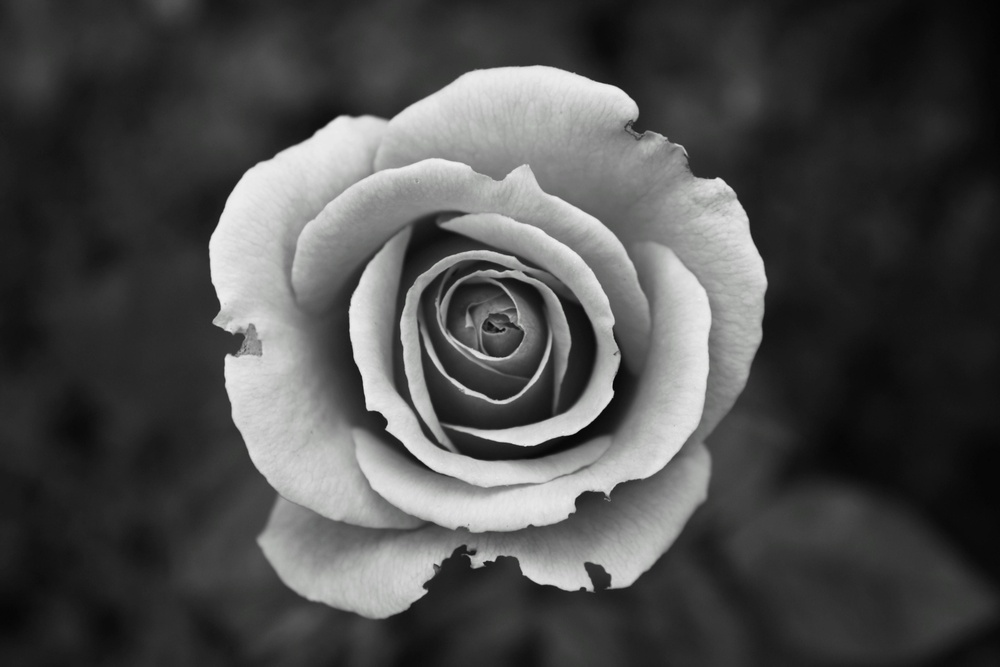
#> input picture B22AI108/EP-2/image.jpg, 1000 x 667 px, shrunk from 4272 x 2848 before the run
$ python EP-2.6.py
#> lines starting #> are read from the running program, lines starting #| are printed output that depends on the picture
import cv2
import numpy as np

def histogram_equalization(img):
    hist, bins = np.histogram(img.flatten(), 256, [0, 256])
#> hist = 256 values, max 16542 at index 26, min 0 at index 0, mean 2605.5; bins = 257 values from 0 to 256
    cdf = hist.cumsum()
#> cdf = 256 values from 0 to 667000
    cdf_normalized = cdf * 255 / cdf[-1]  # Normalize to [0, 255]
#> cdf_normalized = 256 values from 0 to 255
    img_equalized = np.interp(img.flatten(), bins[:-1], cdf_normalized).reshape(img.shape)
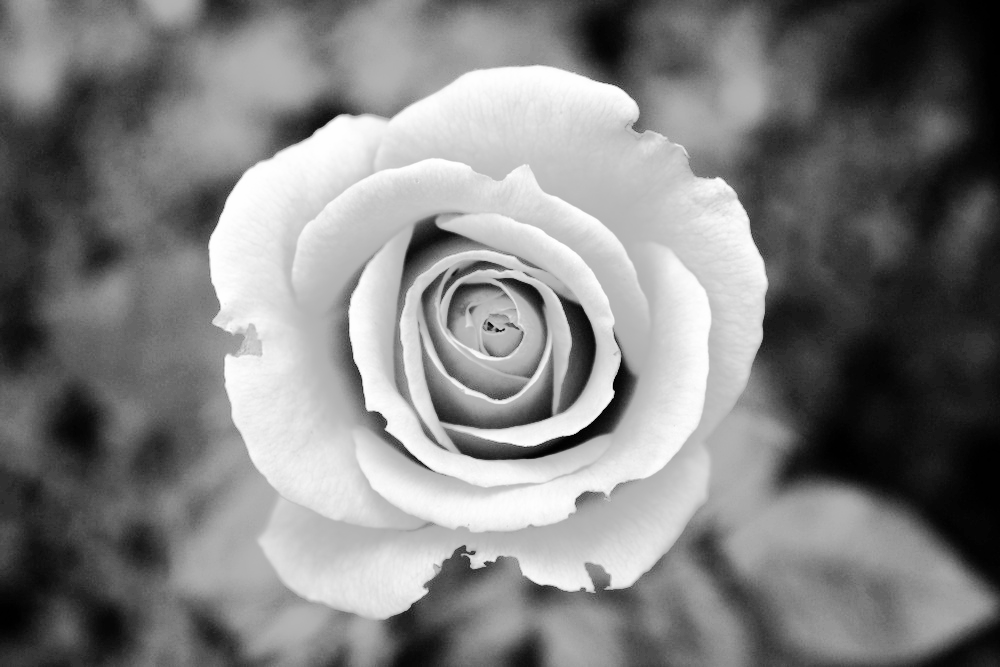
#> img_equalized: shape (667, 1000) float64; min 0.00573, max 255, mean 128.8
    return img_equalized.astype(np.uint8)
img = cv2.imread('image.jpg', cv2.IMREAD_GRAYSCALE)
img_eq = histogram_equalization(img)
cv2.imshow('Original Image', img)
cv2.imshow('Equalized Image', img_eq)
cv2.waitKey(0)
cv2.destroyAllWindows()
